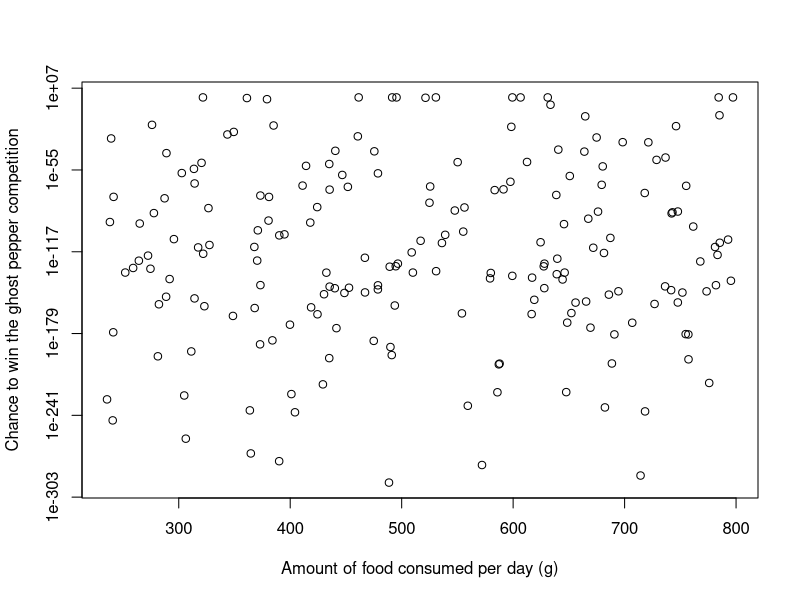

Write R code to recreate this figure.
amt_food = runif(200, max = 800, min = 230)
amt_liquid = abs(rnorm(200, 200, 50))
avg_scoville = abs(rnorm(200, 2000, 2000))
p_win = 1 / (1 + exp(-(sqrt(amt_food) * log(avg_scoville) - pi * amt_liquid + rnorm(1, 100, 50))))

spicy_minerva = data.frame(amt_food,
                           amt_liquid,
                           avg_scoville,
                           p_win)

colnames(spicy_minerva) <- c("Amount of food (g)",
                             "Amount of liquid (ml)",
                             "Average spiciness (scov)",
                             "Chance to win")

spicy_minerva_rand_100 <- spicy_minerva[sample(nrow(spicy_minerva) / 2),]
write.csv(spicy_minerva_rand_100, file = "spicy_minerva.csv")

plot(spicy_minerva$`Amount of food (g)`, spicy_minerva$`Chance to win`, log = "y",
     xlab = "Amount of food consumed per day (g)", ylab = "Chance to win the ghost pepper competition")

if (FALSE) {
  "This data frame aims to evaluate the chance that a Minervan will win
  a national ghost pepper competition by evaluating three factors. These are:
    1. The amount of food consumed per day in Hyderabad
    2. The amount of liquid consumed while eating
    3. The average spiciness of the food consumed every day
  Since liquid helps a lot with dealing with spiciness, we can give a big penalty
  when a unit consumes liquid by having a big weight on it. As we eat spicy food,
  the more we eat, the higher the heat builds up, but the tongue also becomes more numb,
  thus, the spicy chance function will depend on amount of food sublinearly."
}
